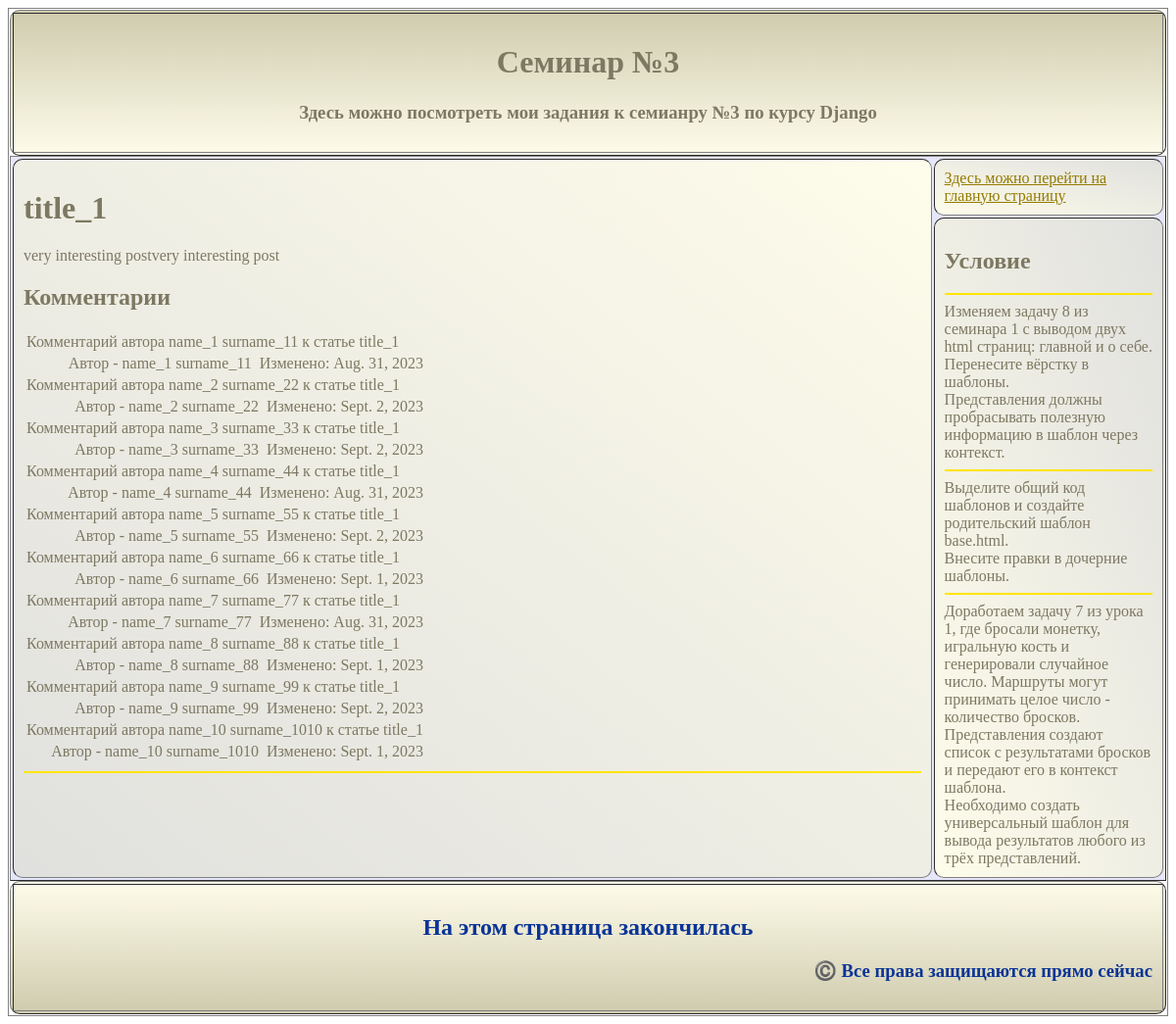
The app's page /post/1/ with its own data.
### myapp/models.py (models this page shows, shortened)
class Post(models.Model):
    title = models.CharField(max_length=200)
    post_body = models.TextField()
    date_publication = models.DateField(auto_now=True)
    author = models.ForeignKey(Author, on_delete=models.CASCADE)
    category = models.CharField(max_length=100, default='post')
    count_view = models.IntegerField(default=0)
    publication = models.BooleanField(default=False)

class Comment(models.Model):
    author = models.ForeignKey(Author, on_delete=models.CASCADE)
    post = models.ForeignKey(Post, on_delete=models.CASCADE)
    comment = models.TextField()
    date_create = models.DateField()
    date_change = models.DateField()

class Author(models.Model):
    name = models.CharField(max_length=100)
    surname = models.CharField(max_length=100)
    email = models.EmailField()
    biography = models.TextField()
    birthday = models.DateField()
    def __str__(self) -> str:
        return f'{self.name} {self.surname}'

### myapp/views.py (the view)
# urls.py: path('post/<int:post_id>/', views.post_full, name='post_full'),
def post_full(request, post_id):
    post = get_object_or_404(Post, pk=post_id)
    post.count_view += 1
    post.save()
    comments = Comment.objects.filter(post=post)
    context = {'post': post, 'comments': comments}
    return render(request, 'myapp/post_full.html', context)

### myapp/templates/myapp/post_full.html (shortened to what this page needs)
{% extends 'myapp/base.html' %}
{% block content %}
<h1>{{ post.title }}</h1>
<p>{{ post.post_body }}</p>
<h2>Комментарии</h2>
    <table align="justify">
        {% for comment in comments %}
            <tr>
                <td>{{ comment.comment }}</td>
            </tr>
            <tr align="right">
                <td>
                    Автор - {{ comment.author }}&nbsp;
                    {% if comment.date_create != comment.date_change %}
                        Изменено: {{ comment.date_change }}
                    {% endif %}
                </td>
            </tr>
        {% endfor %}
    </table>
{% endblock %}
{% block enter_1 %}
<a href="{% url 'main' %}">Здесь можно перейти на главную страницу</a>
{% endblock %}

### myapp/templates/myapp/base.html (shortened to what this page needs)
<!DOCTYPE html>
<html lang="ru">
    <head>
    </head>
    <body link="#947b00" vlink="d1b00a" alink="d1b00a">
        <table border="1" align="center" rules="rows" style="width:100%;">
            <tr>
                <td>
                    <table border="1" background="images/168.png" class="gradient_head" cellpadding="10">
                        <tr>
                            <th style = "background-size: cover">
                                <h1>Семинар №3</h1>
                                <h3>Здесь можно посмотреть мои задания к семианру №3 по курсу Django</h3>
                            </th>
                        </tr>
                    </table>
                    <table border="1" bgcolor="#e6e6fa" cellpadding="10" width=100%>
                        <tr>
                            <td rowspan="2" class="gradient_main" valign = "top">
                                {% block content %}{% endblock %}
                                {% block menu %}
                                    <hr color="#ffe500">
                                {% endblock %}
                            </td>
                            <td class="gradient_menu">
                                {% block enter_1 %}{% endblock %}
                            </td>
                        </tr>
                        <tr>
                            <td class="gradient_menu">
                                {% block enter_2 %}
                                    <h2>Условие</h2>
                                    <hr color="#ffe500">
                                    Изменяем задачу 8 из семинара 1 с выводом двух html страниц: главной и о себе.
                                    Перенесите вёрстку в шаблоны.</br>
                                    Представления должны пробрасывать полезную информацию в шаблон через контекст.
                                    <hr color="#ffe500">
                                    Выделите общий код шаблонов и создайте родительский шаблон base.html.</br>
                                    Внесите правки в дочерние шаблоны.
                                    <hr color="#ffe500">
                                    Доработаем задачу 7 из урока 1, где бросали монетку,
                                    игральную кость и генерировали случайное число.
                                    Маршруты могут принимать целое число - количество
                                    бросков.</br>
                                    Представления создают список с результатами бросков и
                                    передают его в контекст шаблона.</br>
                                    Необходимо создать универсальный шаблон для вывода
                                    результатов любого из трёх представлений.
                                {% endblock %}
                            </td>
                        </tr>
                    </table>
                    <table border="1" class="gradient_footer" height="100" cellpadding="10">
                        <tr>
                            <th>
                                <h2>На этом страница закончилась</h2>
                                <h3 align = "right">©️ Все права защищаются прямо сейчас</h3>
                            </th>
                        </tr>
                    </table>
                </td>
            </tr>
        </table>
    </body>
</html>

### myapp/templates/myapp/base.html (style rules this page uses)
.gradient_head { background: #cfcbae; background: linear-gradient(to top, #fefcea, #cfcbae); color: #7d7861; width:100%; border-radius:10px; }
.gradient_main { background: #e0e0de; background: linear-gradient(to bottom left, #fefcea, #e0e0de); color: #7d7861; width:80%; border-radius:10px; }
.gradient_menu { background: #e0e0de; background: linear-gradient(to top right, #fefcea, #e0e0de); color: #7d7861; text-align: left; width:20%; border-radius:10px; }
.gradient_footer { background: #cfcbae; background: linear-gradient(to bottom, #fefcea, #cfcbae); color: #0a3496; width:100%; border-radius:10px; }

### records on screen
Post: title "title_1", post_body "very interesting postvery interesting post"
Comment: comment "Комментарий автора name_1 surname_11 к статье title_1", author "name_1 surname_11", date_change "Aug. 31, 2023"
Comment: comment "Комментарий автора name_2 surname_22 к статье title_1", author "name_2 surname_22", date_change "Sept. 2, 2023"
Comment: comment "Комментарий автора name_3 surname_33 к статье title_1", author "name_3 surname_33", date_change "Sept. 2, 2023"
Comment: comment "Комментарий автора name_4 surname_44 к статье title_1", author "name_4 surname_44", date_change "Aug. 31, 2023"
Comment: comment "Комментарий автора name_5 surname_55 к статье title_1", author "name_5 surname_55", date_change "Sept. 2, 2023"
Comment: comment "Комментарий автора name_6 surname_66 к статье title_1", author "name_6 surname_66", date_change "Sept. 1, 2023"
Comment: comment "Комментарий автора name_7 surname_77 к статье title_1", author "name_7 surname_77", date_change "Aug. 31, 2023"
Comment: comment "Комментарий автора name_8 surname_88 к статье title_1", author "name_8 surname_88", date_change "Sept. 1, 2023"
Comment: comment "Комментарий автора name_9 surname_99 к статье title_1", author "name_9 surname_99", date_change "Sept. 2, 2023"
Comment: comment "Комментарий автора name_10 surname_1010 к статье title_1", author "name_10 surname_1010", date_change "Sept. 1, 2023"
